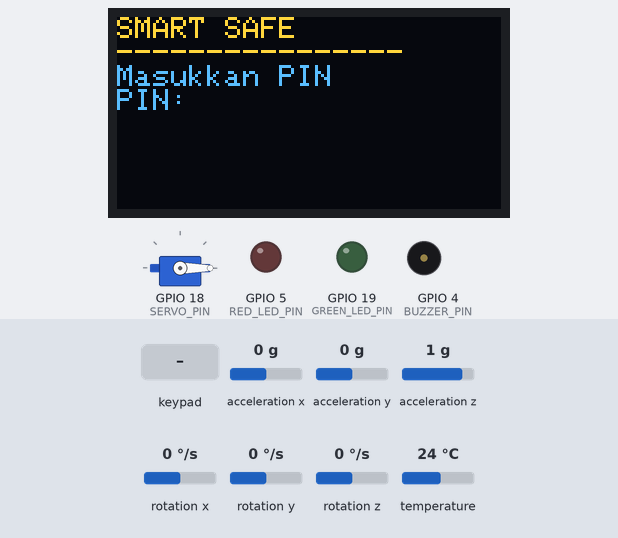
Simulated run of this sketch. Board: ESP32. Parts: servo, 128×64 one-colour display, output pins drawn as LEDs (lit = HIGH), buzzer (waves = sounding). Dashed ring = blinking. Inputs (shaded band) come from the test bench; at power-on: acceleration x 0 g, acceleration y 0 g, acceleration z 1 g, rotation x 0 °/s, rotation y 0 °/s, rotation z 0 °/s, temperature 24 °C. The OLED is the two-colour kind (top 16 rows yellow); WiFi joins after 1.5 s; servers stay silent unless stated; no MQTT or app messages arrive unless stated; what the sketch prints to the serial monitor is not drawn.

Above: at 2.8 s.
2.9 s: keypad keys 1 3 1 2 1 4 2 7 # pressed 0.4 s apart
At 6.9 s:
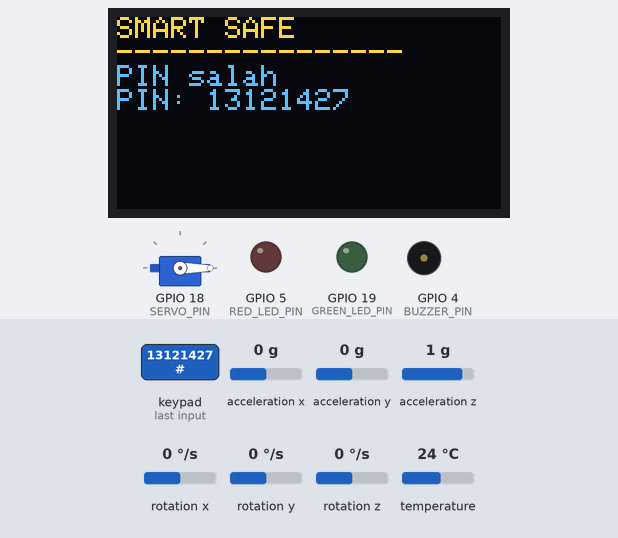
8.0 s: keypad keys 1 2 3 4 # pressed 0.4 s apart
At 11.0 s:
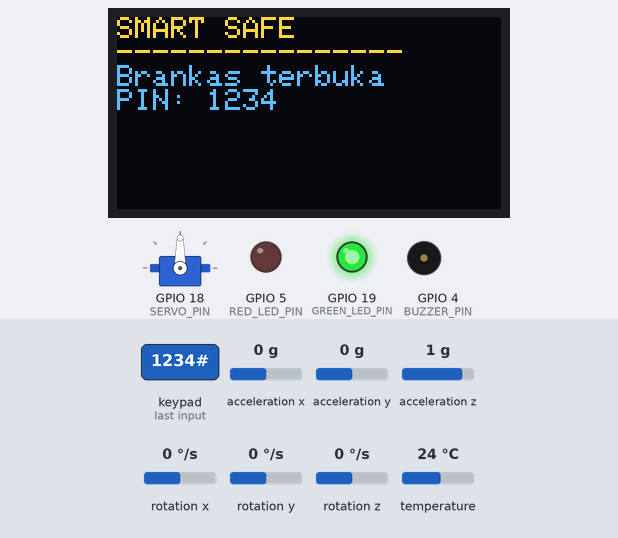
11.5 s: acceleration x set to -0.4 g
13.0 s: acceleration x set to -0.7 g
At 13.13 s:
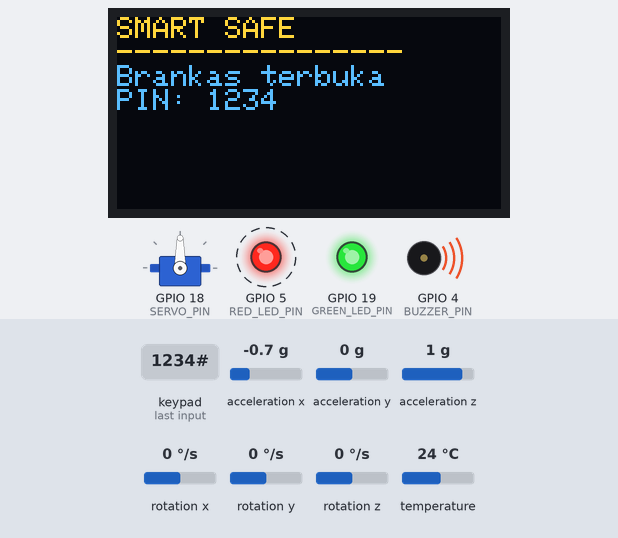
15.2 s: key '#' pressed
At 16.14 s:
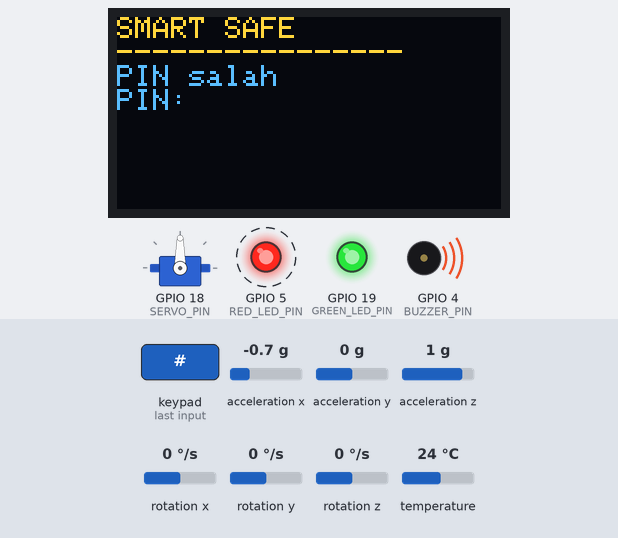
17.5 s: keypad keys 2 6 2 5 3 3 3 2 * pressed 0.4 s apart
At 18.18 s:
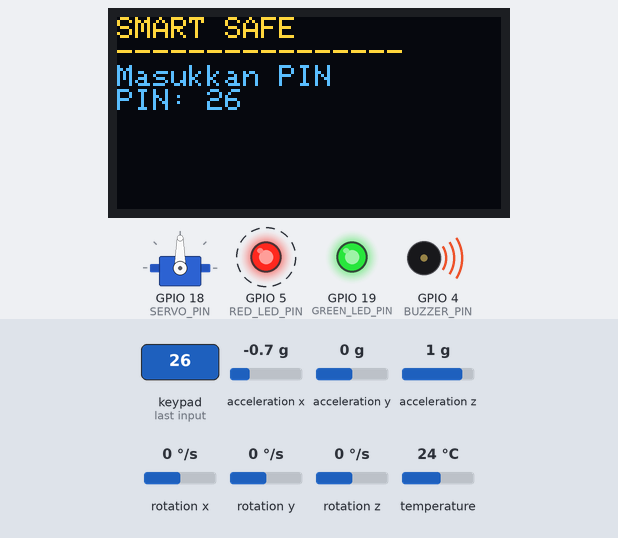
Timing chart, 0 to 23.6 s (numbered marks = the images above; inputs shaded):
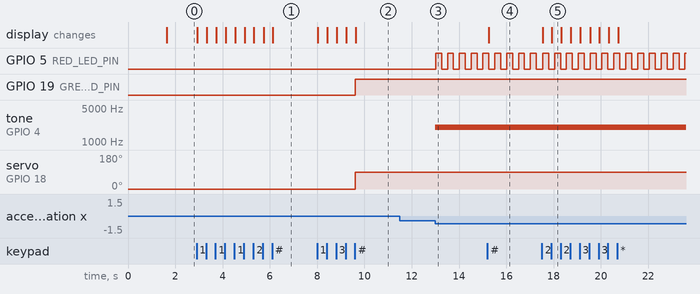

The sketch:

smart_safe_esp32.ino
```cpp
#include <WiFi.h>
#include <Wire.h>
#include <Keypad.h>
#include <Adafruit_MPU6050.h>
#include <Adafruit_Sensor.h>
#include <Adafruit_GFX.h>
#include <Adafruit_SSD1306.h>
#include <ESP32Servo.h>
#include <PubSubClient.h>
#include <math.h>

const char *WIFI_SSID = "Wokwi-GUEST";
const char *WIFI_PASSWORD = "";
const char *MQTT_HOST = "broker.emqx.io";
const int MQTT_PORT = 1883;
const char *DATA_TOPIC = "smartsafe/groupX/data";
const char *COMMAND_TOPIC = "smartsafe/groupX/cmd";

const int SERVO_PIN = 18;
const int BUZZER_PIN = 4;
const int RED_LED_PIN = 5;
const int GREEN_LED_PIN = 19;
const float VIBRATION_THRESHOLD = 1.5f;
const unsigned long STATUS_INTERVAL_MS = 2000;

const byte ROWS = 4;
const byte COLS = 4;
char keys[ROWS][COLS] = {
  {'1', '2', '3', 'A'},
  {'4', '5', '6', 'B'},
  {'7', '8', '9', 'C'},
  {'*', '0', '#', 'D'}
};
byte rowPins[ROWS] = {13, 12, 14, 27};
byte colPins[COLS] = {26, 25, 33, 32};
Keypad keypad = Keypad(makeKeymap(keys), rowPins, colPins, ROWS, COLS);

Adafruit_MPU6050 mpu;
Adafruit_SSD1306 display(128, 64, &Wire, -1);
Servo lockServo;
WiFiClient wifiClient;
PubSubClient mqttClient(wifiClient);

const char *const DEFAULT_PIN = "1234";
String enteredPin;
String lastEvent = "Brankas siap";
int pinErrors = 0;
bool isUnlocked = false;
bool alarmOn = false;
bool vibrationDetected = false;
int vibrationCounter = 0;          // ← NEW: debounce getaran
unsigned long lastStatusAt = 0;
unsigned long lastLedToggleAt = 0;
bool redLedState = false;

// ---------- Display ----------
void updateDisplay(const String &message) {
  display.clearDisplay();
  display.setTextSize(1);
  display.setTextColor(SSD1306_WHITE);
  display.setCursor(0, 0);
  display.println("SMART SAFE");
  display.println("----------------");
  display.println(message);
  display.print("PIN: ");
  display.print(enteredPin);
  display.display();
}

// ---------- MQTT Publish ----------
void publishStatus() {
  if (!mqttClient.connected()) return;

  String payload = "{\"lock\":\"";
  payload += isUnlocked ? "UNLOCKED" : "LOCKED";
  payload += "\",\"vibration\":\"";
  payload += vibrationDetected ? "DETECTED" : "NORMAL";
  payload += "\",\"alarm\":\"";
  payload += alarmOn ? "ON" : "OFF";
  payload += "\",\"pin_errors\":";
  payload += String(pinErrors);
  payload += ",\"last_event\":\"";
  payload += lastEvent;
  payload += "\"}";
  mqttClient.publish(DATA_TOPIC, payload.c_str());
  Serial.print("MQTT publish: ");
  Serial.println(payload);
}

// ---------- Safe Actions ----------
void unlockSafe(const String &event) {
  isUnlocked = true;
  lockServo.write(90);
  digitalWrite(GREEN_LED_PIN, HIGH);
  lastEvent = event;
  updateDisplay("Brankas terbuka");
  publishStatus();
}

void lockSafe() {
  isUnlocked = false;
  lockServo.write(0);
  digitalWrite(GREEN_LED_PIN, LOW);
  lastEvent = "Brankas dikunci";
  updateDisplay(lastEvent);
  publishStatus();
}

void resetAlarm() {
  alarmOn = false;
  pinErrors = 0;
  vibrationCounter = 0;
  vibrationDetected = false;
  noTone(BUZZER_PIN);
  digitalWrite(RED_LED_PIN, LOW);
  redLedState = false;
  lastEvent = "Alarm direset";
  updateDisplay(lastEvent);
  publishStatus();
}

// ---------- PIN Processing ----------
void processPin() {
  if (enteredPin == DEFAULT_PIN) {
    pinErrors = 0;
    alarmOn = false;                     // ← NEW: PIN benar mematikan alarm
    noTone(BUZZER_PIN);
    digitalWrite(RED_LED_PIN, LOW);
    unlockSafe("PIN Benar");
    Serial.println("PIN BENAR - Brankas terbuka");
  } else {
    pinErrors++;
    lastEvent = "PIN Salah";
    updateDisplay("PIN salah");
    Serial.print("PIN SALAH. Total errors: ");
    Serial.println(pinErrors);

    if (pinErrors >= 3) {
      alarmOn = true;
      lastEvent = "Alarm: PIN salah 3 kali";
      tone(BUZZER_PIN, 2000);            // ← NEW: bunyi instan!
      publishStatus();
      Serial.println("ALARM AKTIF! Buzzer ON");
    }
  }
  enteredPin = "";
}

// ---------- Keypad ----------
void handleKeypad() {
  char key = keypad.getKey();
  if (!key) return;

  Serial.print("Key pressed: ");
  Serial.println(key);

  if (key == '#') {
    processPin();
  } else if (key == '*') {
    enteredPin = "";
    updateDisplay("Masukkan PIN");
  } else if (key >= '0' && key <= '9' && enteredPin.length() < 8) {
    enteredPin += key;
    updateDisplay("Masukkan PIN");
  }
}

// ---------- Vibration (dengan debounce) ----------
void checkVibration() {
  sensors_event_t acceleration, gyro, temperature;
  if (!mpu.getEvent(&acceleration, &gyro, &temperature)) return;

  const float magnitude = sqrt(
    acceleration.acceleration.x * acceleration.acceleration.x +
    acceleration.acceleration.y * acceleration.acceleration.y +
    acceleration.acceleration.z * acceleration.acceleration.z
  );
  const bool detected = fabs(magnitude - 9.81f) > VIBRATION_THRESHOLD;

  // Debounce: butuh 2x berturut-turut baru dianggap getaran nyata
  if (detected) {
    vibrationCounter++;
    if (vibrationCounter >= 2 && !vibrationDetected) {
      vibrationDetected = true;
      if (!alarmOn) {                    // ← NEW: jangan override alarm PIN
        alarmOn = true;
        lastEvent = "Getaran terdeteksi";
        tone(BUZZER_PIN, 2000);          // ← NEW: bunyi instan
        publishStatus();
        Serial.println("GETARAN TERDETEKSI! Alarm ON");
      }
    }
  } else {
    vibrationCounter = 0;
    vibrationDetected = false;
  }
}

// ---------- MQTT Callback ----------
void mqttCallback(char *topic, byte *payload, unsigned int length) {
  if (String(topic) != COMMAND_TOPIC) return;

  String command;
  for (unsigned int i = 0; i < length; i++) command += (char)payload[i];
  command.trim();

  Serial.print("MQTT command received: ");
  Serial.println(command);

  if (!command.startsWith("{") || !command.endsWith("}")) return;

  const int actionKey = command.indexOf("\"action\"");
  const int colon = actionKey < 0 ? -1 : command.indexOf(':', actionKey + 8);
  if (colon < 0) return;

  int valueStart = colon + 1;
  while (valueStart < command.length() &&
         (command[valueStart] == ' ' || command[valueStart] == '\t' ||
          command[valueStart] == '\r' || command[valueStart] == '\n')) {
    valueStart++;
  }
  if (valueStart >= command.length() || command[valueStart] != '"') return;

  const int valueEnd = command.indexOf('"', valueStart + 1);
  if (valueEnd < 0) return;
  const String action = command.substring(valueStart + 1, valueEnd);

  if (action == "UNLOCK") {
    unlockSafe("Dibuka dari dashboard");
  } else if (action == "LOCK") {
    lockSafe();
  } else if (action == "RESET_ALARM") {
    resetAlarm();
  }
}

// ---------- Connection ----------
void connectWiFi() {
  Serial.printf("Connecting to WiFi %s...\n", WIFI_SSID);
  WiFi.begin(WIFI_SSID, WIFI_PASSWORD);
  while (WiFi.status() != WL_CONNECTED) delay(250);
  Serial.print("WiFi connected; IP: ");
  Serial.println(WiFi.localIP());
}

void connectMqtt() {
  while (!mqttClient.connected()) {
    String clientId = "smart-safe-";
    clientId += String((uint32_t)ESP.getEfuseMac(), HEX);
    if (mqttClient.connect(clientId.c_str())) {
      Serial.println("Connected to MQTT broker");
      if (!mqttClient.subscribe(COMMAND_TOPIC)) {
        Serial.printf("MQTT subscribe failed: %s\n", COMMAND_TOPIC);
      } else {
        Serial.printf("Subscribed to %s\n", COMMAND_TOPIC);
      }
      publishStatus();
    } else {
      Serial.printf("MQTT failed, state=%d; retry\n", mqttClient.state());
      delay(2000);
    }
  }
}

// ---------- Setup ----------
void setup() {
  Serial.begin(115200);
  pinMode(BUZZER_PIN, OUTPUT);
  pinMode(RED_LED_PIN, OUTPUT);
  pinMode(GREEN_LED_PIN, OUTPUT);
  digitalWrite(RED_LED_PIN, LOW);
  digitalWrite(GREEN_LED_PIN, LOW);

  lockServo.attach(SERVO_PIN);
  lockServo.write(0);

  Wire.begin(21, 22);
  if (!display.begin(SSD1306_SWITCHCAPVCC, 0x3C)) {
    Serial.println("OLED init failed");
  } else {
    updateDisplay("Menginisialisasi...");
  }
  if (!mpu.begin()) {
    Serial.println("MPU6050 init failed");
  } else {
    mpu.setAccelerometerRange(MPU6050_RANGE_8_G);
    mpu.setFilterBandwidth(MPU6050_BAND_21_HZ);
  }

  mqttClient.setServer(MQTT_HOST, MQTT_PORT);
  mqttClient.setCallback(mqttCallback);
  connectWiFi();
  connectMqtt();
  lastStatusAt = millis();
  updateDisplay("Masukkan PIN");
}

// ---------- Loop ----------
void loop() {
  if (WiFi.status() != WL_CONNECTED) connectWiFi();
  if (!mqttClient.connected()) connectMqtt();
  mqttClient.loop();

  handleKeypad();
  checkVibration();

  if (alarmOn) {
    tone(BUZZER_PIN, 2000);
    if (millis() - lastLedToggleAt >= 250) {
      lastLedToggleAt = millis();
      redLedState = !redLedState;
      digitalWrite(RED_LED_PIN, redLedState ? HIGH : LOW);
    }
  } else {
    noTone(BUZZER_PIN);
    digitalWrite(RED_LED_PIN, LOW);
  }

  if (millis() - lastStatusAt >= STATUS_INTERVAL_MS) {
    lastStatusAt = millis();
    publishStatus();
  }
}
```

Measured:
- the behaviour switches between -0.5 and -0.6 g on acceleration x (found by bisection; images 2 and 3)
- after the input at 2.9 s, the display: first changes at once (image 1 shows a later state)
- after the input at 8.0 s, GPIO 19 (GREEN_LED_PIN): LOW → HIGH after 1.6 s; servo on GPIO 18 (SERVO_PIN): 0° → 90° after 1.6 s; the display: first changes at once (image 2 shows a later state)
- after the input at 11.5 s, every drawn part: stays the same
- after the input at 13.0 s, GPIO 5 (RED_LED_PIN): alternates HIGH for 0.25 s and LOW for 0.25 s, starting at once; tone on GPIO 4 (BUZZER_PIN): silent → 2000 Hz at once
- after the input at 15.2 s, the display: changes after 0.07 s (image 4)
- after the input at 17.5 s, the display: first changes at once (image 5 shows a later state)
